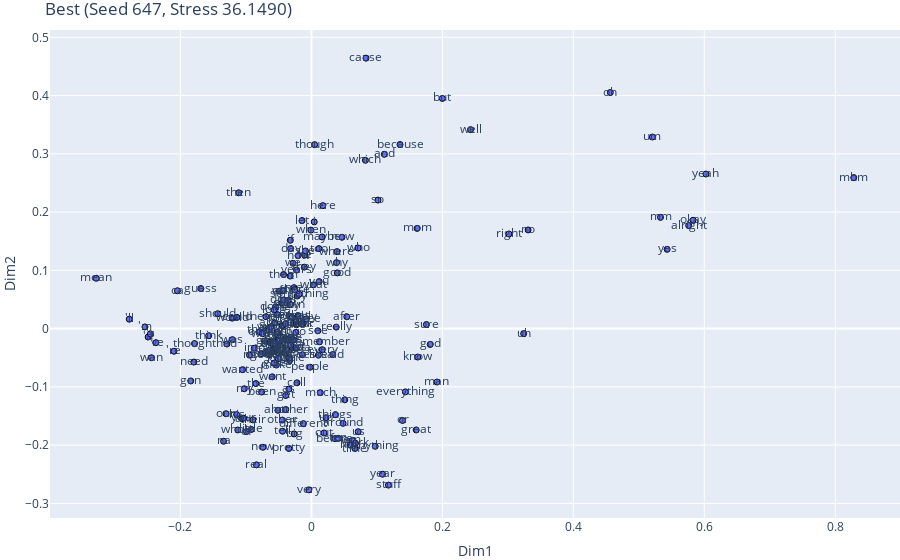
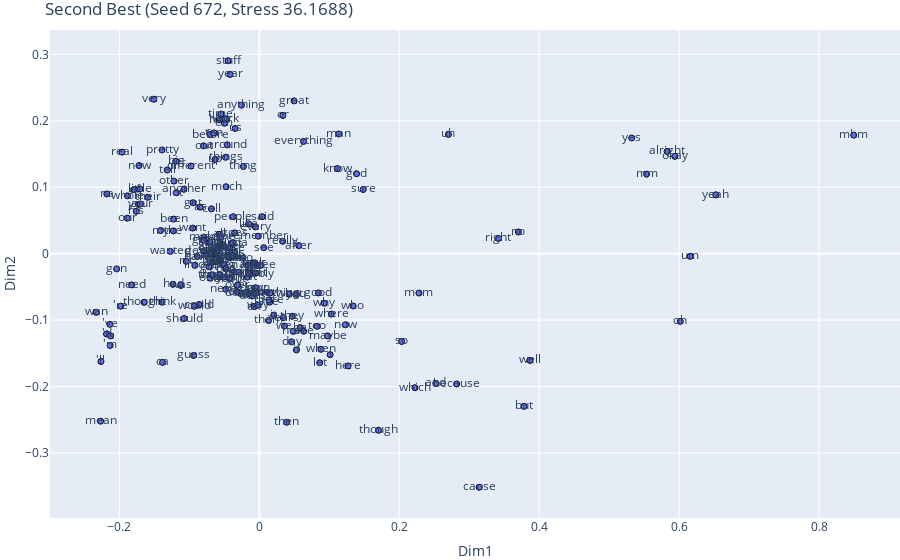
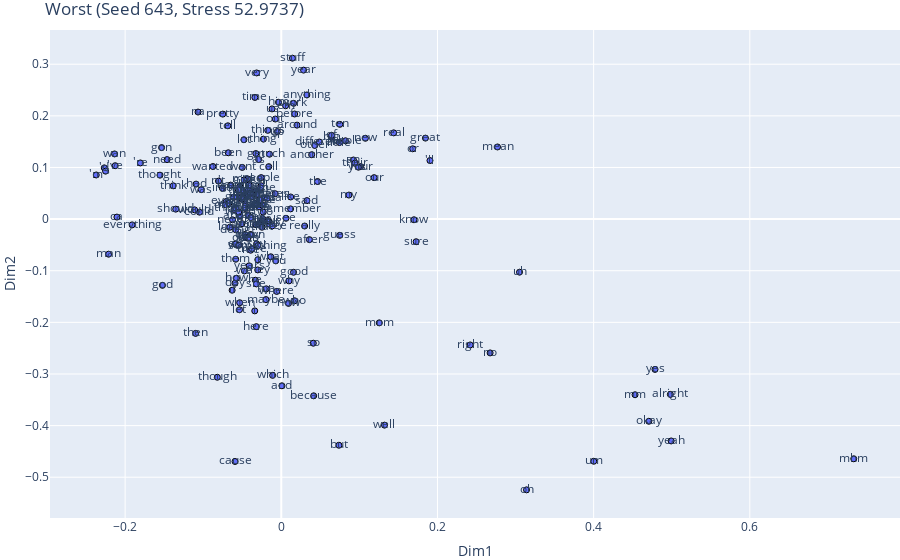

The code cell stored with these charts, in order, in its notebook:
### Code cell
sorted_log = sorted(log, key=lambda t: t[1])

best = sorted_log[0]
second_best = next(t for t in sorted_log[1:] if t[1] > best[1])
worst = sorted_log[-1]

selected = [("Best", best), ("Second Best", second_best), ("Worst", worst)]

for label, (seed, stress, coords) in selected:
    mds_df = pd.DataFrame(coords, columns=["Dim1", "Dim2"])
    mds_df["Label"] = labels  

    fig = px.scatter(
        mds_df, x="Dim1", y="Dim2", text="Label",
        title=f"{label} (Seed {seed}, Stress {stress:.4f})"
    )
    fig.update_traces(marker=dict(size=6, line=dict(width=1, color='black')))
    fig.update_layout(margin=dict(l=0, r=0, b=0, t=30))
    fig.show()

### Figure 1 — Plotly figure (JSON) as saved in the notebook; plotly's stock layout.template omitted (floating-point values rounded to 4 significant figures; data arrays with more than 128 entries replaced by an {"elided": "..."} marker saying what was removed)
{"data": [{"hovertemplate": "Dim1=%{x}<br>Dim2=%{y}<br>Label=%{text}<extra></extra>", "legendgroup": "", "marker": {"color": "#636efa", "line": {"color": "black", "width": 1}, "size": 6, "symbol": "circle"}, "mode": "markers+text", "name": "", "orientation": "v", "showlegend": false, "text": {"elided": "193 str values"}, "type": "scatter", "x": {"elided": "193 float values"}, "xaxis": "x", "y": {"elided": "193 float values"}, "yaxis": "y"}], "layout": {"autosize": true, "legend": {"tracegroupgap": 0}, "margin": {"b": 0, "l": 0, "r": 0, "t": 30}, "title": {"text": "Best (Seed 647, Stress 36.1490)"}, "xaxis": {"anchor": "y", "autorange": true, "domain": [0, 1], "range": [-0.398, 0.8976], "title": {"text": "Dim1"}, "type": "linear"}, "yaxis": {"anchor": "x", "autorange": true, "domain": [0, 1], "range": [-0.3301, 0.5176], "title": {"text": "Dim2"}, "type": "linear"}}}

### Figure 2 — Plotly figure (JSON) as saved in the notebook; plotly's stock layout.template omitted (floating-point values rounded to 4 significant figures; data arrays with more than 128 entries replaced by an {"elided": "..."} marker saying what was removed)
{"data": [{"hovertemplate": "Dim1=%{x}<br>Dim2=%{y}<br>Label=%{text}<extra></extra>", "legendgroup": "", "marker": {"color": "#636efa", "line": {"color": "black", "width": 1}, "size": 6, "symbol": "circle"}, "mode": "markers+text", "name": "", "orientation": "v", "showlegend": false, "text": {"elided": "193 str values"}, "type": "scatter", "x": {"elided": "193 float values"}, "xaxis": "x", "y": {"elided": "193 float values"}, "yaxis": "y"}], "layout": {"autosize": true, "legend": {"tracegroupgap": 0}, "margin": {"b": 0, "l": 0, "r": 0, "t": 30}, "title": {"text": "Second Best (Seed 672, Stress 36.1688)"}, "xaxis": {"anchor": "y", "autorange": true, "domain": [0, 1], "range": [-0.298, 0.9145], "title": {"text": "Dim1"}, "type": "linear"}, "yaxis": {"anchor": "x", "autorange": false, "domain": [0, 1], "range": [-0.3978, 0.3367], "title": {"text": "Dim2"}, "type": "linear"}}}

### Figure 3 — Plotly figure (JSON) as saved in the notebook; plotly's stock layout.template omitted (floating-point values rounded to 4 significant figures; data arrays with more than 128 entries replaced by an {"elided": "..."} marker saying what was removed)
{"data": [{"hovertemplate": "Dim1=%{x}<br>Dim2=%{y}<br>Label=%{text}<extra></extra>", "legendgroup": "", "marker": {"color": "#636efa", "line": {"color": "black", "width": 1}, "size": 6, "symbol": "circle"}, "mode": "markers+text", "name": "", "orientation": "v", "showlegend": false, "text": {"elided": "193 str values"}, "type": "scatter", "x": {"elided": "193 float values"}, "xaxis": "x", "y": {"elided": "193 float values"}, "yaxis": "y"}], "layout": {"autosize": true, "legend": {"tracegroupgap": 0}, "margin": {"b": 0, "l": 0, "r": 0, "t": 30}, "title": {"text": "Worst (Seed 643, Stress 52.9737)"}, "xaxis": {"anchor": "y", "autorange": true, "domain": [0, 1], "range": [-0.2951, 0.7913], "title": {"text": "Dim1"}, "type": "linear"}, "yaxis": {"anchor": "x", "autorange": true, "domain": [0, 1], "range": [-0.5846, 0.372], "title": {"text": "Dim2"}, "type": "linear"}}}
